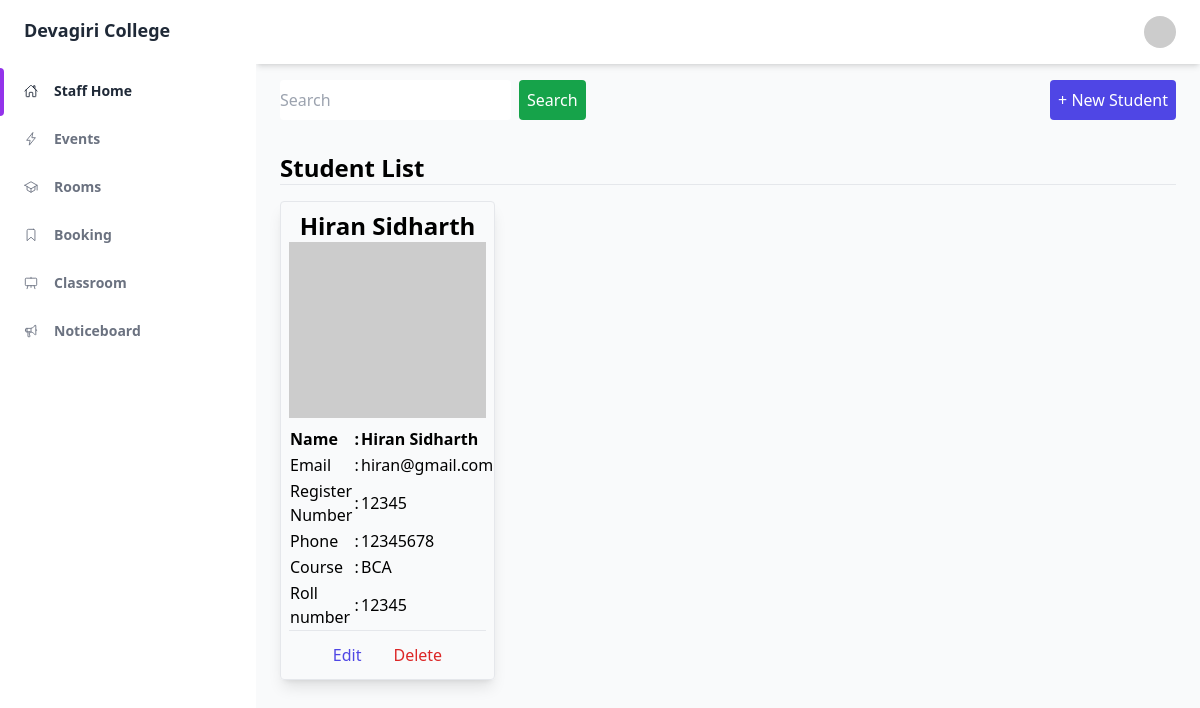
The app's page /administrator/student/ (signed in) with its own data.
### administrator/models.py (models this page shows)
class Student(models.Model):
    BLOOD_GROUPS = (
        ('A+', 'A+'),
        ('A-', 'A-'),
        ('B+', 'B+'),
        ('B-', 'B-'),
        ('AB+', 'AB+'),
        ('AB-', 'AB-'),
        ('O+', 'O+'),
        ('O-', 'O-'),
    )
    SEMESTERS = (
        (1, '1'),
        (2, '2'),
        (3, '3'),
        (4, '4'),
        (5, '5'),
        (6, '6'),
        (7, '7'),
        (8, '8'),
    )
    id = models.BigAutoField(primary_key=True)
    user = models.ForeignKey(to=User, on_delete=models.CASCADE, related_name='student_user')
    phone = models.CharField(max_length=15, blank=True, null=True)
    course = models.ForeignKey(to=Course,on_delete=models.CASCADE)
    address = models.CharField(max_length=250, blank=True, null=True)
    blood_group = models.CharField(max_length=10, choices=BLOOD_GROUPS, blank=True, null=True)
    dob = models.DateField(blank=True, null=True)
    register_number = models.CharField(max_length=20, unique=True)
    roll_number = models.CharField(max_length=20, unique=True)
    semester = models.IntegerField(choices=SEMESTERS)
    image = models.ImageField(upload_to='student_images', blank=True, null=True)

class Course(models.Model):
    LEVELS = (
        ('UG', 'UG'),
        ('PG', 'PG'),
    )
    SEMESTERS = (
        (6, '6'),
        (8, '8'),
    )
    id = models.AutoField(primary_key=True)
    name = models.CharField(max_length=50, unique=True)
    department = models.ForeignKey(to=Department,on_delete=models.CASCADE)
    level = models.CharField(max_length=25, choices=LEVELS)
    semesters = models.SmallIntegerField(choices=SEMESTERS)
    def __str__(self):
        return self.name

### accounts/models.py (models this page shows, shortened)
class User(AbstractBaseUser):
    id = models.BigAutoField(
        primary_key=True,
    )
    email = models.EmailField(
        verbose_name='email address',
        max_length=255,
        unique=True,
        validators=[
            validators.EmailValidator("Invalid Email")
        ]
    )
    first_name = models.CharField(
        max_length=50,
        verbose_name='First Name',
        blank=False,
        null=False,
        validators=[
            validators.MinLengthValidator(3, message="First name is too short"),
            validators.MaxLengthValidator(15, message="First name is too long"),
        ]
    )
    last_name = models.CharField(
        max_length=50,
        verbose_name='Last Name',
        blank=False,
        null=False,
        validators=[
            validators.MinLengthValidator(1, message="Last name is too short"),
            validators.MaxLengthValidator(15, message="Last name is too long"),
        ]
    )
    date_joined = models.DateTimeField(
        auto_now_add=True
    )
    last_updated = models.DateTimeField(
        auto_now=True
    )
    is_active = models.BooleanField(default=True)
    staff = models.BooleanField(default=False) # a admin user; non super-user
    admin = models.BooleanField(default=False) # a superuser
    instructor=models.BooleanField(default=False)
    student = models.BooleanField(default=True)
    has_confirmed_email = models.BooleanField(default=False)
    USERNAME_FIELD = 'email'
    REQUIRED_FIELDS = [] # Email & Password are required by default.
    objects = UserManager()
    failed_login_attempts = models.IntegerField(
        verbose_name='Login attempts',
        default=0,
        validators=[
            validators.MinValueValidator(0),
            validators.MaxValueValidator(100),
        ]
    )
    def get_full_name(self):
        return f'{self.first_name} {self.last_name}'

### administrator/views.py (the view)
# urls.py: path('student/', StudentListView.as_view(), name='student_list'),
class StudentListView(LoginRequiredMixin, UserPassesTestMixin, ListView):
    model = Student
    template_name = "administrator/student/list.html"
    def get_queryset(self):
        queryset = Student.objects.select_related('user')
        search = self.request.GET.get('s', None)
        if search:
            queryset = queryset.filter(Q(user__email__icontains=search) | Q(register_number__icontains=search) | Q(roll_number__icontains=search))
        return queryset
    def test_func(self):
        return self.request.user.admin or self.request.user.staff

### administrator/templates/administrator/student/list.html (shortened to what this page needs)
{% extends 'master.html' %}
{% block content %}
<div class="flex mb-8">
    <form method="get" class="flex">
        <input type="search" name="s" class="rounded w-full" placeholder="Search" />
        <button class="bg-green-600 p-2 rounded text-white ml-2">Search</button>
    </form>
    <a href="{% url 'student_create' %}" class="ml-auto bg-indigo-600 p-2 rounded text-white">
        + New Student
    </a>
</div>
<h1 class="font-bold text-2xl">Student List</h1>
<hr />
<div class="container mt-4">
    <div class="grid grid-cols-4 gap-3">
        {% for i in object_list %}
        <div class="shadow-lg border rounded p-2 hover:shadow-xl transition">
            <h2 class="text-center font-semibold text-2xl">{{ i.user.first_name }} {{ i.user.last_name }}</h2>
            <div>
                {% if i.image %}
                <img src="{{ i.image.url }}" class="w-full h-44" alt="Image failed to load" />
                {% else %}
                <img src="https://dummyimage.com/200x200.jpg?text=No%20Image" alt="Image failed to load"
                    class="w-full h-44" />
                {% endif %}
            </div>
            <div class="mt-2">
                <table>
                    <tr class="font-bold">
                        <td>Name</td>
                        <td>:</td>
                        <td>{{ i.user.get_full_name }}</td>
                    </tr>
                    <tr>
                        <td>Email</td>
                        <td>:</td>
                        <td>{{ i.user.email }}</td>
                    </tr>
                    <tr>
                        <td>Register Number</td>
                        <td>:</td>
                        <td>{{ i.register_number }}</td>
                    </tr>
                    <tr>
                        <td>Phone</td>
                        <td>:</td>
                        <td>{{ i.phone }}</td>
                    </tr>
                    <tr>
                        <td>Course</td>
                        <td>:</td>
                        <td>{{ i.course }}</td>
                    </tr>
                    <tr>
                        <td>Roll number</td>
                        <td>:</td>
                        <td>{{ i.roll_number }}</td>
                    </tr>
                </table>
            </div>
            <hr>
            <div class="mt-2 flex justify-center">
                <a href="{% url 'student_edit' i.id %}"
                    class="text-indigo-600 p-1 px-2 mx-2 hover:bg-indigo-600 hover:text-white transition rounded">
                    Edit
                </a>
                <a href="{% url 'student_delete' i.id %}"
                    class="text-red-600 p-1 px-2 mx-2 hover:bg-red-600 hover:text-white transition rounded">
                    Delete
                </a>
            </div>
        </div>
        {% endfor %}
    </div>
</div>
{% endblock content %}

### records on screen
Student: user.first_name "Hiran", user.last_name "Sidharth", user.get_full_name "Hiran Sidharth", user.email "hiran@gmail.com", register_number "12345", phone "12345678", course "BCA", roll_number "12345"
